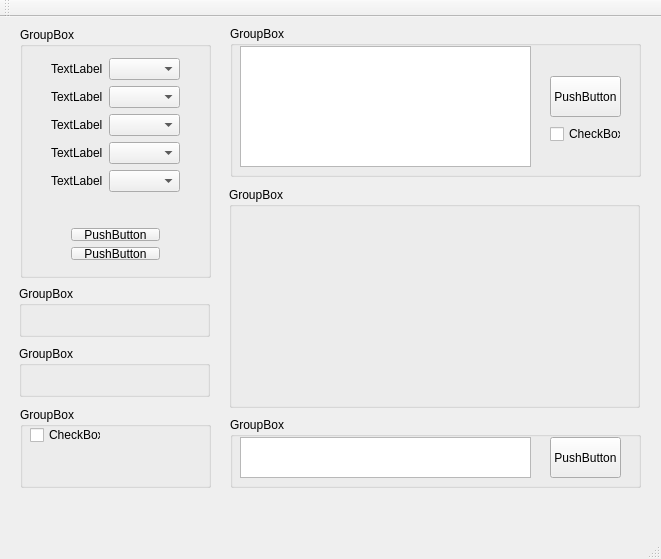
<?xml version="1.0" encoding="UTF-8"?>
<ui version="4.0">
 <class>MainWindow</class>
 <widget class="QMainWindow" name="MainWindow">
  <property name="geometry">
   <rect>
    <x>0</x>
    <y>0</y>
    <width>661</width>
    <height>559</height>
   </rect>
  </property>
  <property name="windowTitle">
   <string>MainWindow</string>
  </property>
  <widget class="QWidget" name="centralWidget">
   <widget class="QGroupBox" name="groupBox_1">
    <property name="geometry">
     <rect>
      <x>20</x>
      <y>10</y>
      <width>191</width>
      <height>251</height>
     </rect>
    </property>
    <property name="title">
     <string>GroupBox</string>
    </property>
    <widget class="QWidget" name="layoutWidget_1">
     <property name="geometry">
      <rect>
       <x>20</x>
       <y>20</y>
       <width>151</width>
       <height>160</height>
      </rect>
     </property>
     <layout class="QGridLayout" name="Layout_1">
      <item row="1" column="1">
       <widget class="QComboBox" name="comboBox_BaudRate"/>
      </item>
      <item row="4" column="1">
       <widget class="QComboBox" name="comboBox_StopBit"/>
      </item>
      <item row="2" column="1">
       <widget class="QComboBox" name="comboBox_DataBit"/>
      </item>
      <item row="1" column="0">
       <widget class="QLabel" name="label_2">
        <property name="text">
         <string>TextLabel</string>
        </property>
       </widget>
      </item>
      <item row="0" column="0">
       <widget class="QLabel" name="label_1">
        <property name="text">
         <string>TextLabel</string>
        </property>
       </widget>
      </item>
      <item row="2" column="0">
       <widget class="QLabel" name="label_3">
        <property name="text">
         <string>TextLabel</string>
        </property>
       </widget>
      </item>
      <item row="3" column="0">
       <widget class="QLabel" name="label_4">
        <property name="text">
         <string>TextLabel</string>
        </property>
       </widget>
      </item>
      <item row="3" column="1">
       <widget class="QComboBox" name="comboBox_ParityBit"/>
      </item>
      <item row="4" column="0">
       <widget class="QLabel" name="label_5">
        <property name="text">
         <string>TextLabel</string>
        </property>
       </widget>
      </item>
      <item row="0" column="1">
       <widget class="QComboBox" name="comboBox_PortNo"/>
      </item>
     </layout>
    </widget>
    <widget class="QWidget" name="layoutWidget_2">
     <property name="geometry">
      <rect>
       <x>40</x>
       <y>190</y>
       <width>111</width>
       <height>54</height>
      </rect>
     </property>
     <layout class="QVBoxLayout" name="Layout_2">
      <item>
       <widget class="QPushButton" name="pushButton_CheckPort">
        <property name="text">
         <string>PushButton</string>
        </property>
       </widget>
      </item>
      <item>
       <widget class="QPushButton" name="pushButton_Connect">
        <property name="text">
         <string>PushButton</string>
        </property>
       </widget>
      </item>
     </layout>
    </widget>
   </widget>
   <widget class="QGroupBox" name="groupBox_5">
    <property name="geometry">
     <rect>
      <x>230</x>
      <y>9</y>
      <width>411</width>
      <height>151</height>
     </rect>
    </property>
    <property name="title">
     <string>GroupBox</string>
    </property>
    <widget class="QPlainTextEdit" name="plainTextEdit_Receive">
     <property name="geometry">
      <rect>
       <x>10</x>
       <y>20</y>
       <width>291</width>
       <height>121</height>
      </rect>
     </property>
    </widget>
    <widget class="QPushButton" name="pushButton_ClearScreen">
     <property name="geometry">
      <rect>
       <x>320</x>
       <y>50</y>
       <width>71</width>
       <height>41</height>
      </rect>
     </property>
     <property name="text">
      <string>PushButton</string>
     </property>
    </widget>
    <widget class="QCheckBox" name="checkBox_TimeStamp">
     <property name="geometry">
      <rect>
       <x>320</x>
       <y>100</y>
       <width>71</width>
       <height>16</height>
      </rect>
     </property>
     <property name="text">
      <string>CheckBox</string>
     </property>
    </widget>
   </widget>
   <widget class="QGroupBox" name="groupBox_6">
    <property name="geometry">
     <rect>
      <x>229</x>
      <y>170</y>
      <width>411</width>
      <height>221</height>
     </rect>
    </property>
    <property name="title">
     <string>GroupBox</string>
    </property>
    <widget class="QCustomPlot" name="widget_WaveDisplay" native="true">
     <property name="geometry">
      <rect>
       <x>10</x>
       <y>20</y>
       <width>391</width>
       <height>191</height>
      </rect>
     </property>
    </widget>
   </widget>
   <widget class="QGroupBox" name="groupBox_7">
    <property name="geometry">
     <rect>
      <x>230</x>
      <y>400</y>
      <width>411</width>
      <height>71</height>
     </rect>
    </property>
    <property name="title">
     <string>GroupBox</string>
    </property>
    <widget class="QPlainTextEdit" name="plainTextEdit_Send">
     <property name="geometry">
      <rect>
       <x>10</x>
       <y>20</y>
       <width>291</width>
       <height>41</height>
      </rect>
     </property>
    </widget>
    <widget class="QPushButton" name="pushButton_SendData">
     <property name="geometry">
      <rect>
       <x>320</x>
       <y>20</y>
       <width>71</width>
       <height>41</height>
      </rect>
     </property>
     <property name="text">
      <string>PushButton</string>
     </property>
    </widget>
   </widget>
   <widget class="QGroupBox" name="groupBox_2">
    <property name="geometry">
     <rect>
      <x>19</x>
      <y>269</y>
      <width>191</width>
      <height>51</height>
     </rect>
    </property>
    <property name="title">
     <string>GroupBox</string>
    </property>
    <widget class="QWidget" name="layoutWidget_3">
     <property name="geometry">
      <rect>
       <x>10</x>
       <y>20</y>
       <width>186</width>
       <height>18</height>
      </rect>
     </property>
     <layout class="QHBoxLayout" name="Layout_3">
      <item>
       <widget class="QRadioButton" name="radioButton_ReceiveChar">
        <property name="text">
         <string>RadioButton</string>
        </property>
       </widget>
      </item>
      <item>
       <widget class="QRadioButton" name="radioButton_ReceiveHex">
        <property name="text">
         <string>RadioButton</string>
        </property>
       </widget>
      </item>
     </layout>
    </widget>
   </widget>
   <widget class="QGroupBox" name="groupBox_3">
    <property name="geometry">
     <rect>
      <x>19</x>
      <y>329</y>
      <width>191</width>
      <height>51</height>
     </rect>
    </property>
    <property name="title">
     <string>GroupBox</string>
    </property>
    <widget class="QWidget" name="layoutWidget_4">
     <property name="geometry">
      <rect>
       <x>10</x>
       <y>20</y>
       <width>186</width>
       <height>18</height>
      </rect>
     </property>
     <layout class="QHBoxLayout" name="Layout_4">
      <item>
       <widget class="QRadioButton" name="radioButton_SendChar">
        <property name="text">
         <string>RadioButton</string>
        </property>
       </widget>
      </item>
      <item>
       <widget class="QRadioButton" name="radioButton_SendHex">
        <property name="text">
         <string>RadioButton</string>
        </property>
       </widget>
      </item>
     </layout>
    </widget>
   </widget>
   <widget class="QGroupBox" name="groupBox_4">
    <property name="geometry">
     <rect>
      <x>20</x>
      <y>390</y>
      <width>191</width>
      <height>81</height>
     </rect>
    </property>
    <property name="title">
     <string>GroupBox</string>
    </property>
    <widget class="QCheckBox" name="checkBox_AutoSend">
     <property name="geometry">
      <rect>
       <x>10</x>
       <y>20</y>
       <width>71</width>
       <height>16</height>
      </rect>
     </property>
     <property name="text">
      <string>CheckBox</string>
     </property>
    </widget>
    <widget class="QWidget" name="layoutWidget_5">
     <property name="geometry">
      <rect>
       <x>10</x>
       <y>50</y>
       <width>171</width>
       <height>22</height>
      </rect>
     </property>
     <layout class="QHBoxLayout" name="Layout_5">
      <item>
       <widget class="QLabel" name="label_6">
        <property name="text">
         <string>TextLabel</string>
        </property>
       </widget>
      </item>
      <item>
       <widget class="QLineEdit" name="lineEdit_Period"/>
      </item>
     </layout>
    </widget>
   </widget>
   <widget class="QSplitter" name="splitter">
    <property name="geometry">
     <rect>
      <x>0</x>
      <y>0</y>
      <width>0</width>
      <height>0</height>
     </rect>
    </property>
    <property name="orientation">
     <enum>Qt::Vertical</enum>
    </property>
   </widget>
   <widget class="QWidget" name="layoutWidget_6">
    <property name="geometry">
     <rect>
      <x>22</x>
      <y>477</y>
      <width>191</width>
      <height>21</height>
     </rect>
    </property>
    <layout class="QHBoxLayout" name="Layout_6">
     <item>
      <widget class="QLabel" name="label_7">
       <property name="text">
        <string>TextLabel</string>
       </property>
      </widget>
     </item>
     <item>
      <widget class="QLabel" name="label_8">
       <property name="text">
        <string>TextLabel</string>
       </property>
      </widget>
     </item>
    </layout>
   </widget>
   <widget class="QWidget" name="layoutWidget_7">
    <property name="geometry">
     <rect>
      <x>470</x>
      <y>474</y>
      <width>171</width>
      <height>22</height>
     </rect>
    </property>
    <layout class="QHBoxLayout" name="Layout_7">
     <item>
      <widget class="QLabel" name="label_9">
       <property name="text">
        <string>TextLabel</string>
       </property>
      </widget>
     </item>
     <item>
      <widget class="QTimeEdit" name="timeEdit_CurrentTime"/>
     </item>
    </layout>
   </widget>
   <zorder>layoutWidget_6</zorder>
   <zorder>layoutWidget_7</zorder>
   <zorder>groupBox_5</zorder>
   <zorder>groupBox_6</zorder>
   <zorder>groupBox_7</zorder>
   <zorder>groupBox_2</zorder>
   <zorder>groupBox_3</zorder>
   <zorder>groupBox_4</zorder>
   <zorder>splitter</zorder>
   <zorder>groupBox_1</zorder>
  </widget>
  <widget class="QMenuBar" name="menuBar">
   <property name="geometry">
    <rect>
     <x>0</x>
     <y>0</y>
     <width>661</width>
     <height>23</height>
    </rect>
   </property>
  </widget>
  <widget class="QToolBar" name="mainToolBar">
   <attribute name="toolBarArea">
    <enum>TopToolBarArea</enum>
   </attribute>
   <attribute name="toolBarBreak">
    <bool>false</bool>
   </attribute>
  </widget>
  <widget class="QStatusBar" name="statusBar"/>
 </widget>
 <layoutdefault spacing="6" margin="11"/>
 <customwidgets>
  <customwidget>
   <class>QCustomPlot</class>
   <extends>QWidget</extends>
   <header>qcustomplot.h</header>
   <container>1</container>
  </customwidget>
 </customwidgets>
 <resources/>
 <connections/>
</ui>
